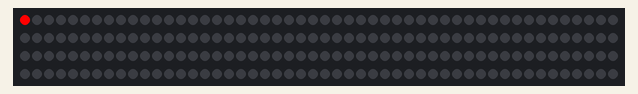
The sketch below on a simulated Arduino Uno, built with avr-gcc and run on an emulated ATmega328P. Parts: 200 RGB LEDs in strip order, left to right, continuing on the next row. Dim RGB values are drawn brighter than linear.

Above: at 0.15 s.
At 1.67 s:
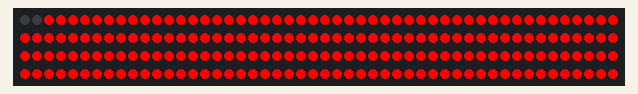
At 2.88 s:
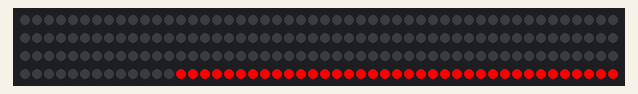
At 4.09 s:
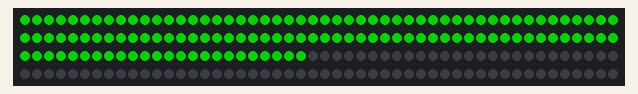
At 19.7 s:
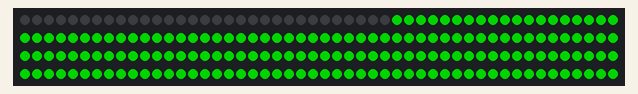
At 39.3 s:
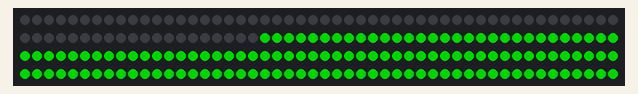

The sketch:

wobblerStripTest.ino
```cpp
#include <FastLED.h>

// How many leds in your strip?
#define NUM_LEDS 200

// For led chips like Neopixels, which have a data line, ground, and power, you just
// need to define DATA_PIN.  For led chipsets that are SPI based (four wires - data, clock,
// ground, and power), like the LPD8806 define both DATA_PIN and CLOCK_PIN
#define DATA_PIN 13
#define CLOCK_PIN 11

// Define the array of leds
CRGB leds[NUM_LEDS];

void setup() {
  // Uncomment/edit one of the following lines for your leds arrangement.
  // FastLED.addLeds<TM1803, DATA_PIN, RGB>(leds, NUM_LEDS);
  // FastLED.addLeds<TM1804, DATA_PIN, RGB>(leds, NUM_LEDS);
  // FastLED.addLeds<TM1809, DATA_PIN, RGB>(leds, NUM_LEDS);
  // FastLED.addLeds<WS2811, DATA_PIN, RGB>(leds, NUM_LEDS);
  // FastLED.addLeds<WS2812, DATA_PIN, RGB>(leds, NUM_LEDS);
  // FastLED.addLeds<WS2812B, DATA_PIN, RGB>(leds, NUM_LEDS);
  // FastLED.addLeds<NEOPIXEL, DATA_PIN>(leds, NUM_LEDS);
  // FastLED.addLeds<APA104, DATA_PIN, RGB>(leds, NUM_LEDS);
  // FastLED.addLeds<UCS1903, DATA_PIN, RGB>(leds, NUM_LEDS);
  // FastLED.addLeds<UCS1903B, DATA_PIN, RGB>(leds, NUM_LEDS);
  // FastLED.addLeds<GW6205, DATA_PIN, RGB>(leds, NUM_LEDS);
  // FastLED.addLeds<GW6205_400, DATA_PIN, RGB>(leds, NUM_LEDS);

  // FastLED.addLeds<WS2801, RGB>(leds, NUM_LEDS);
  // FastLED.addLeds<SM16716, RGB>(leds, NUM_LEDS);
  // FastLED.addLeds<LPD8806, RGB>(leds, NUM_LEDS);
  // FastLED.addLeds<P9813, RGB>(leds, NUM_LEDS);
  // FastLED.addLeds<APA102, RGB>(leds, NUM_LEDS);
  // FastLED.addLeds<DOTSTAR, RGB>(leds, NUM_LEDS);

  // FastLED.addLeds<WS2801, DATA_PIN, CLOCK_PIN, RGB>(leds, NUM_LEDS);
  // FastLED.addLeds<SM16716, DATA_PIN, CLOCK_PIN, RGB>(leds, NUM_LEDS);
  // FastLED.addLeds<LPD8806, DATA_PIN, CLOCK_PIN, RGB>(leds, NUM_LEDS);
  // FastLED.addLeds<P9813, DATA_PIN, CLOCK_PIN, RGB>(leds, NUM_LEDS);
  FastLED.addLeds<APA102, DATA_PIN, CLOCK_PIN, BGR>(leds, NUM_LEDS);
  // FastLED.addLeds<DOTSTAR, DATA_PIN, CLOCK_PIN, RGB>(leds, NUM_LEDS);
}

void loop() {

  const int numLeds = 200;

  for (int i = 0; i < numLeds; i++){
      // Turn the LED on, then pause
    leds[i] = CRGB::Red;
    FastLED.show();
    delay(5);
  }


  for (int i = 0; i < numLeds; i++){
    // Now turn the LED off, then pause
    leds[i] = CRGB::Black;
    FastLED.show();
    delay(5);
  }


  for (int i = 0; i < numLeds; i++){
  // Turn the LED on, then pause
  leds[i] = CRGB::Green;
  FastLED.show();
  delay(5);
  }


  for (int i = 0; i < numLeds; i++){
  // Now turn the LED off, then pause
  leds[i] = CRGB::Black;
  FastLED.show();
  delay(500);
  }


  // Turn the LED on, then pause
  leds[0] = CRGB::Blue;
  FastLED.show();
  delay(500);
  // Now turn the LED off, then pause
  leds[0] = CRGB::Black;
  FastLED.show();
  delay(500);
}
```
